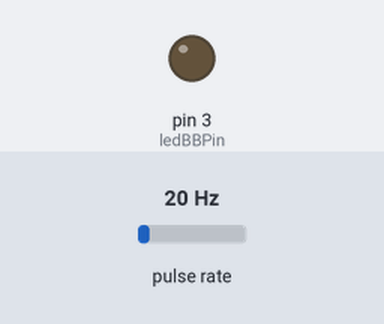
A sketch run on a simulated Arduino Uno, built with avr-gcc and run on an emulated ATmega328P. Shown: output pins drawn as LEDs (lit = HIGH). Wiring (inferred from the names in the program): pulse sensor: data pin 8. The test bench sets the inputs (shaded band); at power-on: pulse rate 20 Hz. No radio packets arrive unless stated; pins used as bus, display or sensor lines are not drawn.

Above: at 1.2 s.
1.3 s: pulse rate (sensor on pin 8) set to 4 Hz
At 2.3 s:
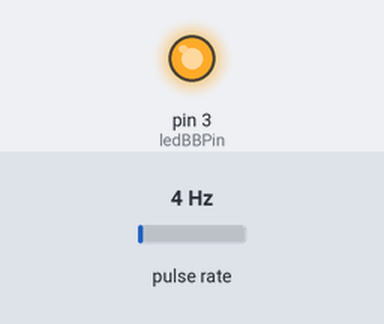
4.3 s: pulse rate (sensor on pin 8) set to 7 Hz
7.3 s: pulse rate (sensor on pin 8) set to 10 Hz
At 7.7 s:
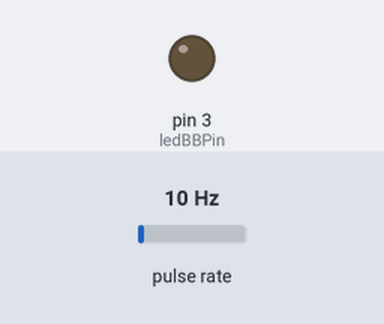
8.8 s: pulse rate (sensor on pin 8) set to 0 Hz
At 9.3 s:
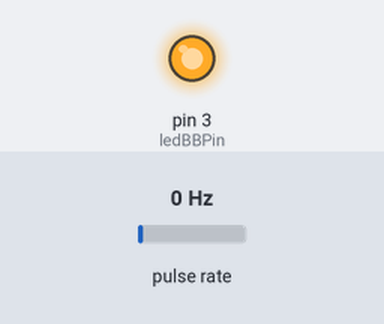
10.4 s: pulse rate (sensor on pin 8) set to 50 Hz
At 11.5 s:
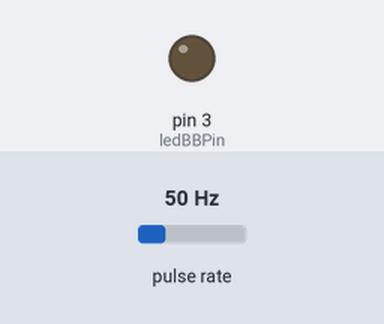
Timing chart, 0 to 12.9 s (numbered marks = the images above; inputs shaded):
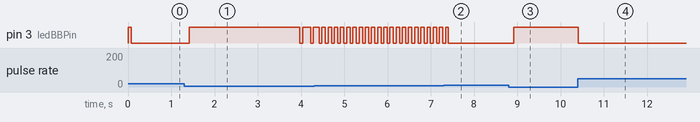

Measured:
- the behaviour switches between 8 and 9 Hz on pulse rate (sensor on pin 8) (found by bisection; images 1 and 2)
- after the input at 1.3 s, pin 3 (ledBBPin): goes HIGH 2.6 s, LOW 0.06 s, HIGH 0.19 s, LOW 0.06 s, then HIGH, starting after 0.11 s
- after the input at 7.3 s, pin 3 (ledBBPin): goes on until 7.4 s, then stays LOW
- after the input at 8.8 s, pin 3 (ledBBPin): LOW → HIGH after 0.11 s
- after the input at 10.4 s, pin 3 (ledBBPin): HIGH → LOW at once

The sketch:

IR_Receiver_BeamBreak_CodeDetector.ino
```cpp
/*
* BeamBreak and IR Code detector for LoVid Reaction Bubble Project
* by Tyler Henry
*
* jump from pin 3 to +v sets to IR code detector mode
* otherwise, will only report beam breaks over radio
*
* Designed to work with Atmega328 (Adafruit Trinket Pro or Uno)
*
* Input Capture function
* uses timer hardware to measure pulses on pin 8 on 168/328
*
* Input capture timer code based on Input Capture code found in Arduino Cookbook
*/

#include <RF24.h>
#include <RF24Network.h>
#include <SPI.h>


/* IR CODES GO HERE */
/*--------------------------------------------------------*/

//value of IR CODEs to be checked for (these are length of IR burst in microseconds)
const int codeArraySize = 5;
const int codes[codeArraySize] = {1000, 1200, 1400, 1600, 1800};

/*--------------------------------------------------------*/

/* RF24 NODE ADDRESS GOES HERE */
/*--------------------------------------------------------*/

// node address of this IR beam for RF24Network:
const uint16_t rfNode = 01;

// IR beams are addressed: 01, 02, 03, 04, 05
// Master receiver Arduino Uno is base node: 00
/*--------------------------------------------------------*/

const int ledBBPin = 3; // LED Beam Break Pin: ON when beam break detected (OFF when receiving IR signal)

const int inputCapturePin = 8; // Input Capture pin fixed to internal Timer - MUST BE 8 on ATMega168/328
const int prescale = 64; // prescale factor 64 needed to count to 62 ms for beam break
const byte prescaleBits = B011; // see Table 18-1 or data sheet

// calculate time per counter tick in ns
const long precision = (1000000/(F_CPU/1000)) * prescale ;
const long compareMatch = (F_CPU/(16 * prescale)) - 1; //compareMatch interrupt value for beam break detection (16Hz)

volatile unsigned long burstCount; // CPU tick counter for current burst
volatile unsigned long pauseCount; // CPU tick counter for current pause

unsigned long burstCounts[3]; // storage array of burst samples for checking code matches
unsigned int burstIndex = 0; // index to the bursCounts storage array
unsigned long burstTimes[3]; // storage array for conversion of burstCounts to time in microseconds

volatile boolean bursted = false;
volatile boolean paused = false;

volatile boolean beamBroken = false;
volatile boolean beamBrokenNew = true;

boolean codeDetectMode = false;

/* RF24Network setup */
/*--------------------------------------------------------*/
RF24 radio(9,10); // RF module on pins 9,10
RF24Network network(radio); // create the RF24Network object
/*--------------------------------------------------------*/


/* ICR interrupt capture vector */
/* runs when pin 8 detects an input change (rising or falling trigger depends on ICES1 value) */
ISR(TIMER1_CAPT_vect){
  TCNT1 = 0; // reset counter

  if(bitRead(TCCR1B, ICES1)){
      // rising edge was detected on pin 8 - meaning IR signal ended (NO IR signal now)
      burstCount = ICR1; // save ICR timer value as burst length
      beamBrokenNew = true;
      bursted = true; // burst complete
  } else {
      // falling edge was detected on pin 8 - meaning IR signal now present
      beamBroken = false;
      pauseCount = ICR1; // save ICR timer value as pause length
      paused = true; // pause complete
  }

  TCCR1B ^= _BV(ICES1); // toggle bit to trigger on the other edge
}

//beam break interrupt vector
ISR(TIMER1_COMPA_vect){ //timer1 interrupt at 16Hz (62.5 milliseconds)
    beamBroken = true;
}


void setup() {

  SPI.begin();
  radio.begin(); // start the RF24 module
  network.begin(90, rfNode); // start the RF24 network on channel 90 with rfNode address

  pinMode(inputCapturePin, INPUT); // ICP pin (digital pin 8 on Arduino) as input
  pinMode(ledBBPin, OUTPUT); // LED on when beam break detected

//  pinMode(3, INPUT); // jumper on 3 to +v to set to code detector mode
//  if (digitalRead(3) == 1){
//    codeDetectMode = true;
//  }
//
  cli(); //stop interrupts temporarily

  //input capture timer:
    TCCR1A = 0; // Normal counting mode
    TCCR1B = 0;
    TCCR1B = prescaleBits ; // set prescale bits
    TCNT1 = 0; //reset counter
    TCCR1B |= _BV(ICES1); // enable input capture: counter value written to ICR1 on rising edge
    bitSet(TIMSK1,ICIE1); // enable input capture interrupt for timer 1: runs ISR
    //TIMSK1 |= _BV(TOIE1); // Add this line to enable overflow interrupt

  //beam break interrupt:
    TCCR1B |= (1 << WGM12); //Timer 1 CTC mode: TCNT1 clears when OCR1A reached
    OCR1A = compareMatch; //set compare match interrupt for beam break to 62ms (~16Hz)
    TIMSK1 |= (1 << OCIE1A); // enable timer compare interrupt

  sei(); //turn interrupts back on

}


void loop(){

  network.update();

  if (bursted && codeDetectMode){ // run if a burst was detected

    burstCounts[burstIndex] = burstCount; // save the current burst count in the array

    if(burstIndex == 2){ // if array is full

      // calculate time (microseconds) values of burstCounts array
      for(int i = 0 ; i < 3 ; i++){
        burstTimes[i] = calcTime(burstCounts[i]);
      }

      // bubble sort (i.e. from small to large) the time value array for easy comparisons
      bubbleSort(burstTimes, 3);

      //check for close matches in array
      for(int i=0; i<2; i++){

        unsigned long dif = burstTimes[i+1] - burstTimes[i];
        if (dif < 100) { //check to see if the two times are close (100 is fairly arbitrary, depends on sensor accuracy)

          unsigned long avg = (burstTimes[i+1] + burstTimes[i]) / 2; //use average to check for matches to CODE values

          for (int j=0; j<3; j++){ // check the CODE value array for matches
            if (avg > codes[j]-50 && avg < codes[j]+50){ //if the avg of the two values is within 100 micros of a CODE

              // SEND MATCHED CODE VALUE TO RF
              unsigned long code = codes[j];
              sendRF(code); // CODE value received
              break;
            }
          }
        }
      }
      burstIndex = 0;
    }
    else {
      burstIndex++;
    }

    bursted = false; // reset bursted boolean
  }


  if (beamBroken){
    if (beamBrokenNew){
      sendRF(62500); // send beam break value of 62500
      beamBrokenNew = false;
    }
    digitalWrite(ledBBPin, HIGH);
    burstIndex = 0;
  }
  else {
    digitalWrite(ledBBPin, LOW);
  }


}

// converts a timer count to microseconds
long calcTime(unsigned long count){

  long durationNanos = count * precision; // pulse duration in nanoseconds

  if(durationNanos > 0){
    long durationMicros = durationNanos / 1000;
    return (durationMicros); // duration in microseconds
  } else {
    return 0;
  }
}


/* lifted from http://www.hackshed.co.uk/arduino-sorting-array-integers-with-a-bubble-sort-algorithm/ */
void bubbleSort(unsigned long a[], int aSize) {
    for(int i=0; i<(aSize-1); i++) {
        for(int j=0; j<(aSize-(i+1)); j++) {
                if(a[j] > a[j+1]) {
                    int t = a[j];
                    a[j] = a[j+1];
                    a[j+1] = t;
                }
        }
    }
}

/* RF24 Network */
struct payload_t { // structure of message payload
  unsigned long rfCode;
};

// sends RF packet to base node (address: 00)
void sendRF(unsigned long _rfCode){

  payload_t payload = {_rfCode};
  RF24NetworkHeader header(00); // node to send to (base node 00)
  network.write(header,&payload,sizeof(payload));

}
```
